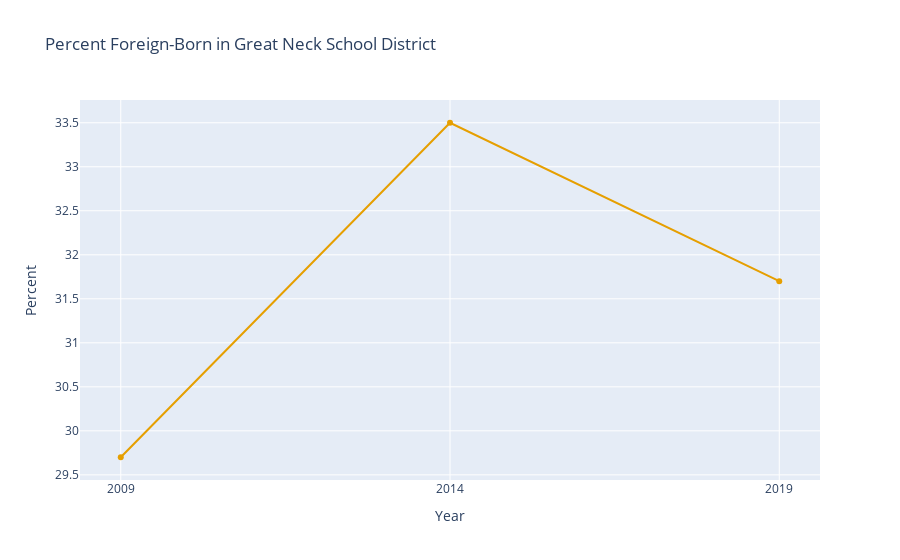

The code cell stored with this chart in its notebook:
### Markdown cell above
### Percent Foreign-Born

Here is how we can graph the percentage of the population that was Foreign-Born in each of the last 3 reporting periods.

### Code cell
df_percent_foreign = df.copy()
df_percent_foreign["Percent Foreign-Born"] = (
    df["Foreign-Born"] / df["Total"] * 100
).round(1)

print(df_percent_foreign)
graph_multiyear(
    df_percent_foreign,
    "Percent Foreign-Born in Great Neck School District",
    "Percent",
    ["Percent Foreign-Born"],
)

### Figure 1 — Plotly figure (JSON) as saved in the notebook; plotly's stock layout.template omitted (floating-point values rounded to 4 significant figures)
{"data": [{"hovertemplate": "Year: %{x}<br>Percent Foreign-Born: %{y:,}<extra></extra>", "line": {"color": "#E69F00"}, "mode": "lines+markers", "name": "Percent Foreign-Born", "type": "scatter", "x": [2009, 2014, 2019], "y": [29.7, 33.5, 31.7]}], "layout": {"title": {"text": "Percent Foreign-Born in Great Neck School District"}, "xaxis": {"tickmode": "array", "ticktext": ["2009", "2014", "2019"], "tickvals": [2009, 2014, 2019], "title": {"text": "Year"}}, "yaxis": {"title": {"text": "Percent"}}}}
